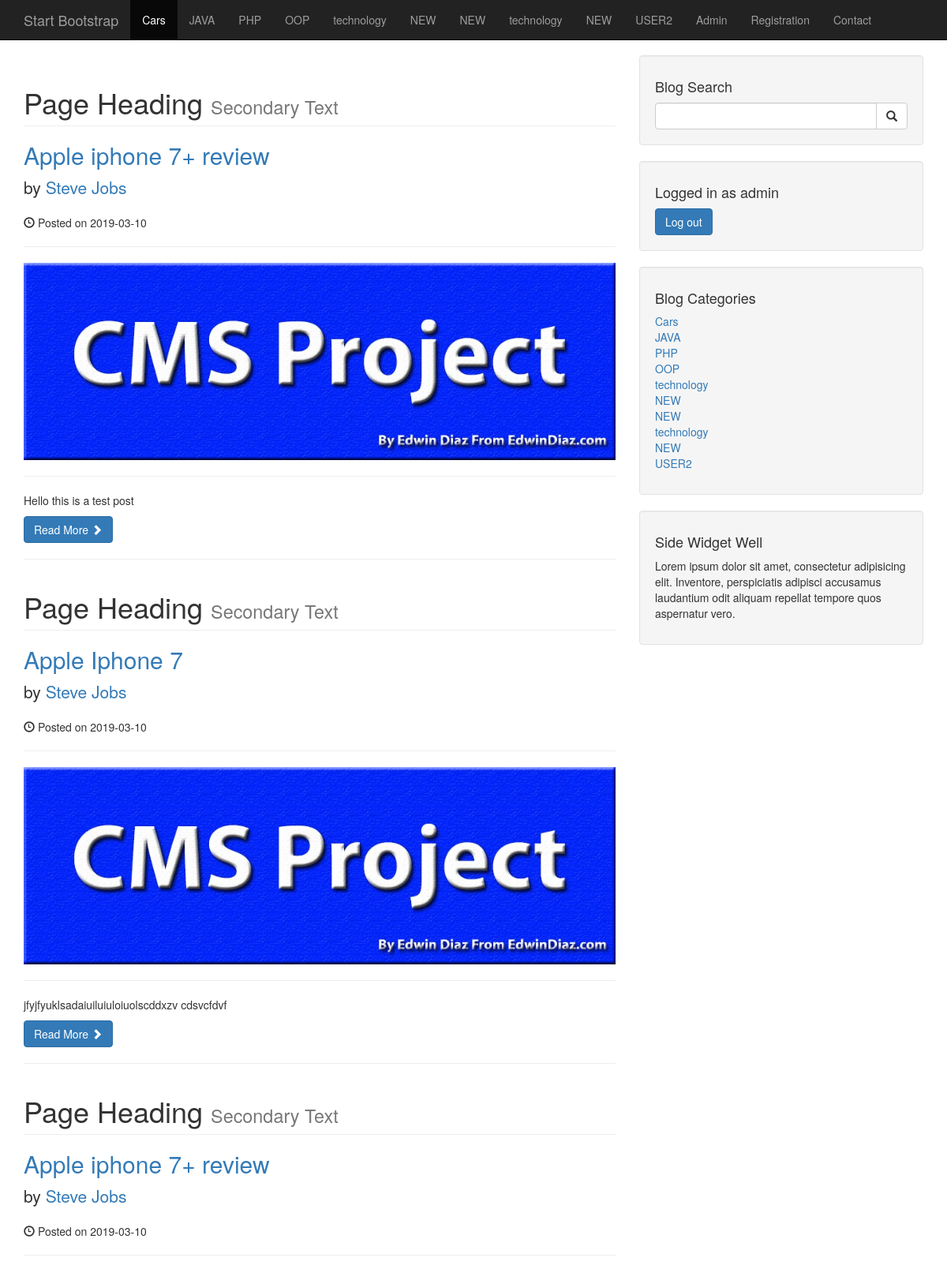
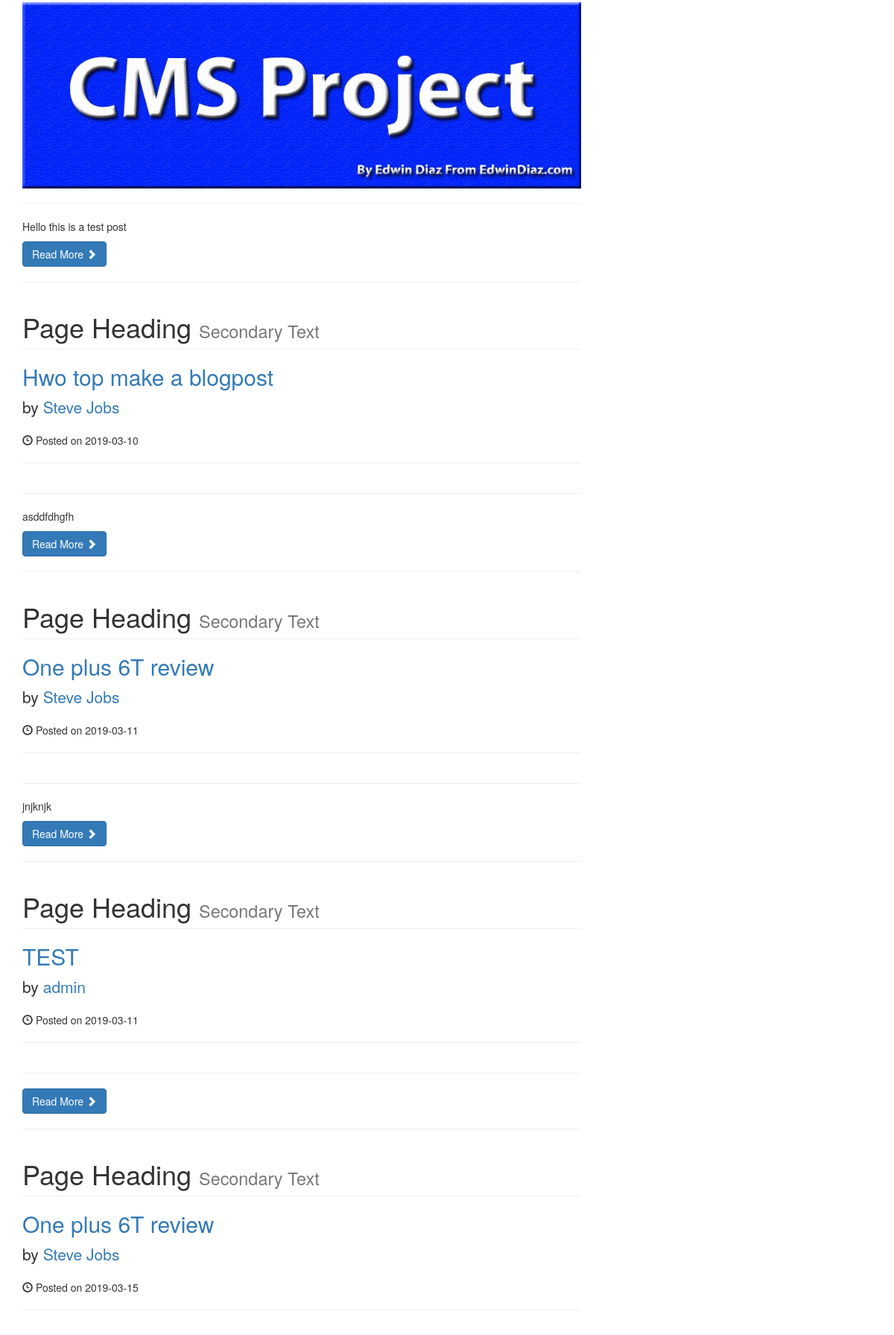
/category.php?category=41 (signed in, upper part), run on the app's committed database (2 pictures, top to bottom).
### tables this page shows
CREATE TABLE `categories` (
  `cat_id` int(3) NOT NULL,
  `user_id` int(11) NOT NULL,
  `cat_title` varchar(255) NOT NULL
);

CREATE TABLE `posts` (
  `post_id` int(3) NOT NULL,
  `post_category_id` int(3) NOT NULL,
  `user_id` int(10) NOT NULL,
  `post_title` varchar(255) NOT NULL,
  `post_author` varchar(255) NOT NULL,
  `post_date` date NOT NULL,
  `post_image` text NOT NULL,
  `post_content` text NOT NULL,
  `post_tags` varchar(255) NOT NULL,
  `post_comment_count` int(11) NOT NULL,
  `post_status` varchar(255) NOT NULL DEFAULT 'draft',
  `post_views_count` int(11) NOT NULL,
  `likes` int(11) NOT NULL
);

### category.php (the view, shortened to what this page needs)
<?php include "includes/header.php" ;?>
  <?php include "includes/navigation.php" ;?>
    <div class="container">
        <div class="row">
            <div class="col-md-8">
              <?php
                if(isset($_GET['category'])){
                    $post_category_id = $_GET['category'];
                if( is_admin($_SESSION['username'])) {
                    $query = "SELECT * FROM posts  WHERE post_category_id = $post_category_id ";
                }
                else{
                    $query = "SELECT * FROM posts WHERE post_category_id = $post_category_id AND post_status = 'published'";
                }
$select_all_posts_query = mysqli_query($connection , $query);
if(mysqli_num_rows($select_all_posts_query) < 1){
    echo "<h1>No Post Available</h1>";
}else{
            while($row = mysqli_fetch_assoc($select_all_posts_query))
            {
                $post_id = $row['post_id'];
                $post_title = $row['post_title'];
                 $post_author = $row['post_author'];
                 $post_date = $row['post_date'];
                 $post_image = $row['post_image'];
                 $post_content = $row['post_content'];
                ?>
                <h1 class="page-header">
                    Page Heading
                    <small>Secondary Text</small>
                </h1>
                <h2>
                    <a href="post.php?p_id=<?php echo $post_id ;?>"><?php echo $post_title; ?></a>
                </h2>
                <p class="lead">
                    by <a href="index.php"><?php echo $post_author; ?></a>
                </p>
                <p><span class="glyphicon glyphicon-time"></span> Posted on <?php echo $post_date; ?></p>
                <hr>
                <img class="img-responsive" src="images/<?php echo
                    $post_image;?>" alt="">
                <hr>
                <p><?php echo $post_content; ?></p>
                <a class="btn btn-primary" href="#">Read More <span class="glyphicon glyphicon-chevron-right"></span></a>
                <hr>
            <?php  }
                }
            }
            else{
                header("Location:index.php");
            }?>
            </div>
            <?php include "includes/sidebar.php";?>
        </div>
<?php include "includes/footer.php";?>

### includes/navigation.php (shortened to what this page needs)
  <nav class="navbar navbar-inverse navbar-fixed-top" role="navigation">
        <div class="container">
            <div class="navbar-header">
                <a class="navbar-brand" href="/cms">Start Bootstrap</a>
            </div>
            <div class="collapse navbar-collapse" id="bs-example-navbar-collapse-1">
                <ul class="nav navbar-nav ">
                <?php
                    $query = "SELECT * from categories";
$select_all_categories_query = mysqli_query($connection , $query);
            while($row = mysqli_fetch_assoc($select_all_categories_query))
            {
                $cat_title = $row['cat_title'];
                $cat_id    = $row['cat_id'];
                $category_class = '';
                $registration_class = '';
                $registration = 'registration.php';
                $contact = 'contact.php';
                $contact_class = '';
                $pageName = basename($_SERVER['PHP_SELF']);
                if(isset($_GET['category']) && $_GET['category'] == $cat_id){
                    $category_class = 'active';
                }else if($pageName == $registration){
                     $registration_class = 'active';
                }else if($pageName == $contact){
                     $contact_class = 'active';
                }
                echo"<li class='$category_class'><a href='category.php?category={$cat_id}'>{$cat_title}</a></li>";
            }
                ?>
                    <li><a href="admin">Admin</a></li>
                    <li class='<?php echo $registration_class; ?>'><a href="registration.php">Registration</a></li>
                    <li class='<?php echo $contact_class; ?>'><a href="contact.php">Contact</a></li>
                </ul>
            </div>
        </div>
    </nav>

### includes/sidebar.php (shortened to what this page needs)
<div class="col-md-4">
               <div class="well">
                   <h4>Blog Search</h4>
                   <form action="search.php" method="post">
                   <div class="input-group">
                       <input name="search" type="text" class="form-control">
                       <span class="input-group-btn">
                           <button name="submit" class="btn btn-default" type="submit" >
                               <span class="glyphicon glyphicon-search"></span>
                       </button>
                       </span>
                   </div>
                   </form>
               </div>
   <div class="well">
       <?php if(isset($_SESSION['user_role'])): ?>
           <h4> Logged in as <?php echo $_SESSION['username']; ?></h4>
           <a href="includes/logout.php" class="btn btn-primary">Log out</a>
       <?php endif;?>
   </div>
               <div class="well">
           <?php
               $query = "SELECT * from categories";
       $select_categories_sidebar= mysqli_query($connection , $query)
           ?>
                   <h4>Blog Categories</h4>
                   <div class="row">
                       <div class="col-lg-12">
                           <ul class="list-unstyled">
           <?php
           while($row = mysqli_fetch_assoc($select_categories_sidebar))
           {
           $cat_title = $row['cat_title'];
           $cat_id = $row['cat_id'];
           echo"<li><a href='category.php?category=$cat_id'>{$cat_title}</a></li>";
           }
           ?>
                       </ul>
                       </div>
                   </div>
               </div>
               <?php include "widget.php"; ?>
           </div>

### css/blog-home.css (style rules this page uses)
body { padding-top: 70px; }

### css/styles.css (style rules this page uses)
body { padding-top: 70px; }

### data on the page
categories: cat_title "Cars"
categories: cat_title "JAVA"
categories: cat_title "PHP"
categories: cat_title "OOP"
categories: cat_title "technology"
categories: cat_title "NEW"
categories: cat_title "NEW"
categories: cat_title "technology"
categories: cat_title "NEW"
categories: cat_title "USER2"
posts: post_title "Apple iphone 7+ review", post_author "Steve Jobs", post_date "2019-03-10", post_image (picture), post_content "Hello this is a test post"
posts: post_title "Apple Iphone 7", post_author "Steve Jobs", post_date "2019-03-10", post_image (picture), post_content "jfyjfyuklsadaiuiluiuloiuolscddxzv cdsvcfdvf"
posts: post_title "Apple iphone 7+ review", post_author "Steve Jobs", post_date "2019-03-10", post_image (picture), post_content "Hello this is a test post"
posts: post_title "Hwo top make a blogpost", post_author "Steve Jobs", post_date "2019-03-10", post_content "asddfdhgfh"
posts: post_title "One plus 6T review", post_author "Steve Jobs", post_date "2019-03-11", post_content "jnjknjk"
posts: post_title "TEST", post_author "admin", post_date "2019-03-11"
posts: post_title "One plus 6T review", post_author "Steve Jobs", post_date "2019-03-15"

### other printed values
$_SESSION['username'] "admin"
